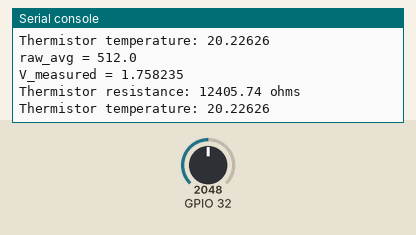
A program run on a simulated ESP32 board running MicroPython. Parts: the last lines printed to the serial console. The inputs (shaded band) are chosen by the test bench; at power-on: GPIO 32 = 2048 (analog values on the 0–4095 scale).

Above: at 3.2 s.
3.3 s: GPIO 32 set to 2866
At 4.6 s:
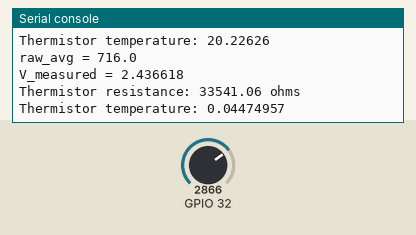
4.8 s: GPIO 32 set to 3603
At 5.6 s:
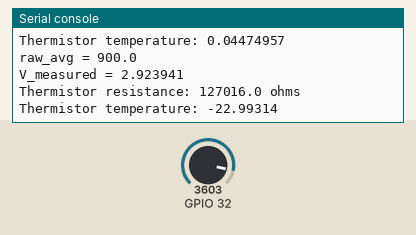
Timing chart, 0 to 7.8 s (numbered marks = the images above; inputs shaded):
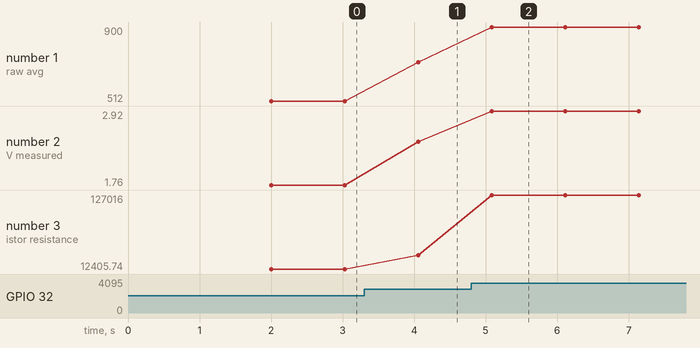

Measured:
- after the input at 3.3 s, the serial console: prints a new line after 0.76 s (image 1)
- after the input at 4.8 s, the serial console: prints a new line after 0.28 s (image 2)
- plotted number 1: 512 → 716 after the input at 3.3 s, 716 → 900 after the input at 4.8 s
- plotted number 2: 1.76 → 2.44 after the input at 3.3 s, 2.44 → 2.92 after the input at 4.8 s
- plotted number 3: 12405.74 → 33541.06 after the input at 3.3 s, 33541.06 → 127016 after the input at 4.8 s

The program:

read_temp.py
```python
from machine import Pin
from machine import ADC
from machine import DAC
from math import log

import machine
import utime

adc_V_lookup = [0.9635295, 0.9635295, 0.9635295, 0.9635295, 0.9635295, 0.9635295, 0.9635295, 0.9635295, 0.9635295, 0.9635295, 0.9635295, 0.9635295, 0.9635295, 0.9635295, 0.9635295, 0.9635295, 0.9635295, 0.9635295, 0.9635295, 0.9635295, 0.9635295, 0.9635295, 0.9635295, 0.9635295, 0.9635295, 0.9635295, 0.9635295, 0.9635295, 0.9635295, 0.9635295, 0.9635295, 0.9635295, 0.9635295, 0.9635295, 0.9635295, 0.9635295, 0.9635295, 0.9635295, 0.9635295, 0.9635295, 0.9635295, 0.9635295, 0.9635295, 0.9635295, 0.9635295, 0.9635295, 0.9635295, 0.9635295, 0.9635295, 0.9635295, 0.9635295, 0.9635295, 0.9635295, 0.9635295, 0.9635295, 0.9635295, 0.9635295, 0.9635295, 0.9635295, 0.9635295, 0.9635295, 0.9635295, 0.9635295, 0.9635295, 0.9635295, 0.9635295, 0.9635295, 0.9635295, 0.9635295, 0.9635295, 0.9635295, 0.9635295, 0.9635295, 0.9635295, 0.9635295, 0.9635295, 0.9635295, 0.9635295, 0.9635295, 0.9635295, 0.9635295, 0.9635295, 0.9635295, 0.9635295, 0.9635295, 0.9635295, 0.9635295, 0.9635295, 0.9635295, 0.9635295, 0.9635295, 0.9635295, 0.9635295, 0.9635295, 0.9635295, 0.9635295, 0.9635295, 0.9635295, 0.9635295, 0.9635295, 0.9635295, 0.9635295, 0.9635295, 0.9635295, 0.9635295, 0.9635295, 0.9635295, 0.9635295, 0.9635295, 0.9635295, 0.9635295, 0.9635295, 0.9635295, 0.9635295, 0.9635295, 0.9635295, 0.9635295, 0.9635295, 0.9635295, 0.9635295, 0.9635295, 0.9635295, 0.9635295, 0.9635295, 0.9635295, 0.9635295, 0.9635295, 0.9635295, 0.9635295, 0.9635295, 0.9635295, 0.9635295, 0.9635295, 0.9635295, 0.9635295, 0.9635295, 0.9635295, 0.9635295, 0.9635295, 0.9635295, 0.9635295, 0.9635295, 0.9635295, 0.9635295, 0.9635295, 0.9635295, 0.9635295, 0.9635295, 0.9635295, 0.9635295, 0.9635295, 0.9635295, 0.9635295, 0.9635295, 0.9635295, 0.9635295, 0.9635295, 0.9635295, 0.9635295, 0.9635295, 0.9635295, 0.9635295, 0.9635295, 0.9635295, 0.9635295, 0.9635295, 0.9635295, 0.9635295, 0.9635295, 0.9635295, 0.9635295, 0.9635295, 0.9635295, 0.9635295, 0.9635295, 0.9635295, 0.9635295, 0.9635295, 0.9635295, 0.9635295, 0.9635295, 0.9635295, 0.9635295, 0.9635295, 0.9635295, 0.9635295, 0.9635295, 0.9635295, 0.9635295, 0.9635295, 0.9635295, 0.9635295, 0.9635295, 0.9635295, 0.9635295, 0.9635295, 0.9635295, 0.9635295, 0.9635295, 0.9635295, 0.9635295, 0.9635295, 0.9635295, 0.9635295, 0.9635295, 0.9635295, 0.9635295, 0.9635295, 0.9635295, 0.9635295, 0.9635295, 0.9635295, 0.9635295, 0.9635295, 0.9635295, 0.9635295, 0.9635295, 0.9635295, 0.9635295, 0.9635295, 0.9635295, 0.9635295, 0.9635295, 0.9635295, 0.9635295, 0.9635295, 0.9635295, 0.9635295, 0.9635295, 0.9635295, 0.9635295, 0.9635295, 0.9635295, 0.9635295, 0.9635295, 0.9635295, 0.9635295, 0.9635295, 0.9635295, 0.9635295, 0.9635295, 0.9635295, 0.9635295, 0.9635295, 0.9635295, 0.9635295, 0.9635295, 0.9635295, 0.9635295, 0.9635295, 0.9635295, 0.9635295, 0.9635295, 0.9635295, 0.9635295, 0.9635295, 0.9635295, 0.9635295, 0.9635295, 0.9635295, 0.9635295, 0.9635295, 0.9635295, 0.9635295, 0.9635295, 0.9635295, 0.9635295, 0.9635295, 0.9635295, 0.9635295, 0.9635295, 0.9635295, 0.9635295, 0.9635295, 0.9635295, 0.9635295, 0.9635295, 0.9635295, 0.9635295, 0.9635295, 0.9635295, 0.9635295, 0.9635295, 0.9635295, 0.9635295, 0.9635295, 0.9635295, 0.9635295, 0.9635295, 0.9635295, 0.9635295, 0.9635295, 0.9635295, 0.9882354, 0.9758824, 0.9017648, 0.9202942, 0.8029412, 0.7597059, 0.6917647, 0.8214706, 0.5744118, 0.537353, 0.7535295, 0.4138236, 0.3767647, 0.6732353, 0.2841177, 0.2161765, 0.1791177, 0.5867648, 0.06794118, 0.006176471, 0.5497059, 1.099412, 1.1025, 1.105588, 1.108677, 1.111765, 1.115882, 1.12, 1.124118, 1.128235, 1.132353, 1.136471, 1.139559, 1.142647, 1.145735, 1.148824, 1.151912, 1.155, 1.158088, 1.161177, 1.165294, 1.169412, 1.17353, 1.177647, 1.181765, 1.185882, 1.19, 1.194118, 1.198235, 1.201324, 1.204412, 1.2075, 1.210588, 1.213676, 1.216765, 1.219853, 1.222941, 1.229118, 1.235294, 1.237765, 1.240235, 1.242706, 1.245177, 1.247647, 1.251765, 1.255882, 1.26, 1.262471, 1.264941, 1.267412, 1.269882, 1.272353, 1.275441, 1.278529, 1.281618, 1.284706, 1.288824, 1.292941, 1.297059, 1.301177, 1.305294, 1.309412, 1.311882, 1.314353, 1.316824, 1.319294, 1.321765, 1.327941, 1.334118, 1.338235, 1.342353, 1.346471, 1.348235, 1.35, 1.351765, 1.353529, 1.355294, 1.357059, 1.358824, 1.362941, 1.367059, 1.371176, 1.374265, 1.377353, 1.380441, 1.383529, 1.387647, 1.391765, 1.395882, 1.4, 1.404118, 1.408235, 1.411324, 1.414412, 1.4175, 1.420588, 1.423676, 1.426765, 1.429853, 1.432941, 1.437059, 1.441177, 1.445294, 1.448382, 1.451471, 1.454559, 1.457647, 1.460735, 1.463824, 1.466912, 1.47, 1.472471, 1.474941, 1.477412, 1.479882, 1.482353, 1.488529, 1.494706, 1.497794, 1.500882, 1.503971, 1.507059, 1.510147, 1.513235, 1.516324, 1.519412, 1.52353, 1.527647, 1.531765, 1.534853, 1.537941, 1.541029, 1.544118, 1.547206, 1.550294, 1.553382, 1.556471, 1.560588, 1.564706, 1.568824, 1.570368, 1.571912, 1.573456, 1.575, 1.576544, 1.578088, 1.579632, 1.581177, 1.584265, 1.587353, 1.590441, 1.593529, 1.597647, 1.601765, 1.605882, 1.61, 1.614118, 1.618235, 1.621324, 1.624412, 1.6275, 1.630588, 1.633677, 1.636765, 1.639853, 1.642941, 1.649118, 1.655294, 1.657353, 1.659412, 1.661471, 1.663529, 1.665588, 1.667647, 1.670735, 1.673824, 1.676912, 1.68, 1.686177, 1.692353, 1.694412, 1.696471, 1.698529, 1.700588, 1.702647, 1.704706, 1.710882, 1.717059, 1.721177, 1.725294, 1.729412, 1.7325, 1.735588, 1.738677, 1.741765, 1.744853, 1.747941, 1.751029, 1.754118, 1.758235, 1.762353, 1.766471, 1.769559, 1.772647, 1.775735, 1.778824, 1.780882, 1.782941, 1.785, 1.787059, 1.789118, 1.791177, 1.80353, 1.805588, 1.807647, 1.809706, 1.811765, 1.813824, 1.815882, 1.822059, 1.828235, 1.830706, 1.833177, 1.835647, 1.838118, 1.840588, 1.844706, 1.848824, 1.852941, 1.85603, 1.859118, 1.862206, 1.865294, 1.869412, 1.87353, 1.877647, 1.881765, 1.885882, 1.89, 1.892059, 1.894118, 1.896177, 1.898235, 1.900294, 1.902353, 1.908529, 1.914706, 1.916765, 1.918823, 1.920882, 1.922941, 1.925, 1.927059, 1.939412, 1.9425, 1.945588, 1.948677, 1.951765, 1.955882, 1.96, 1.964118, 1.968235, 1.972353, 1.976471, 1.980588, 1.984706, 1.988824, 1.992941, 1.997059, 2.001177, 2.003235, 2.005294, 2.007353, 2.009412, 2.011471, 2.01353, 2.017647, 2.021765, 2.025882, 2.03, 2.034118, 2.038235, 2.042353, 2.046471, 2.050588, 2.052647, 2.054706, 2.056765, 2.058824, 2.060882, 2.062941, 2.067059, 2.071177, 2.075294, 2.079412, 2.083529, 2.087647, 2.090735, 2.093824, 2.096912, 2.1, 2.103088, 2.106177, 2.109265, 2.112353, 2.116471, 2.120588, 2.124706, 2.128824, 2.132941, 2.137059, 2.141176, 2.145294, 2.149412, 2.153529, 2.157647, 2.161765, 2.164235, 2.166706, 2.169177, 2.171647, 2.174118, 2.177206, 2.180294, 2.183383, 2.186471, 2.190588, 2.194706, 2.198824, 2.201294, 2.203765, 2.206235, 2.208706, 2.211177, 2.215294, 2.219412, 2.22353, 2.226, 2.228471, 2.230941, 2.233412, 2.235883, 2.238971, 2.242059, 2.245147, 2.248235, 2.251324, 2.254412, 2.2575, 2.260588, 2.263677, 2.266765, 2.269853, 2.272941, 2.277059, 2.281177, 2.285294, 2.289412, 2.29353, 2.297647, 2.300118, 2.302588, 2.305059, 2.307529, 2.31, 2.313088, 2.316177, 2.319265, 2.322353, 2.326471, 2.330588, 2.334706, 2.337177, 2.339647, 2.342118, 2.344588, 2.347059, 2.353235, 2.359412, 2.361882, 2.364353, 2.366824, 2.369294, 2.371765, 2.374235, 2.376706, 2.379177, 2.381647, 2.384118, 2.388235, 2.392353, 2.396471, 2.400588, 2.404706, 2.408823, 2.411912, 2.415, 2.418088, 2.421176, 2.424265, 2.427353, 2.430441, 2.433529, 2.436618, 2.439706, 2.442794, 2.445882, 2.45, 2.454118, 2.458235, 2.460706, 2.463176, 2.465647, 2.468118, 2.470588, 2.473059, 2.475529, 2.478, 2.480471, 2.482941, 2.486029, 2.489118, 2.492206, 2.495294, 2.499412, 2.50353, 2.507647, 2.510735, 2.513824, 2.516912, 2.52, 2.523088, 2.526176, 2.529265, 2.532353, 2.535441, 2.538529, 2.541618, 2.544706, 2.547794, 2.550882, 2.553971, 2.557059, 2.561177, 2.565294, 2.569412, 2.571882, 2.574353, 2.576824, 2.579294, 2.581765, 2.585882, 2.59, 2.594118, 2.596177, 2.598235, 2.600294, 2.602353, 2.604412, 2.606471, 2.609559, 2.612647, 2.615735, 2.618824, 2.621294, 2.623765, 2.626235, 2.628706, 2.631176, 2.633647, 2.636118, 2.638588, 2.641059, 2.643529, 2.647647, 2.651765, 2.655882, 2.657941, 2.66, 2.662059, 2.664118, 2.666177, 2.668235, 2.671324, 2.674412, 2.6775, 2.680588, 2.683676, 2.686765, 2.689853, 2.692941, 2.696029, 2.699118, 2.702206, 2.705294, 2.709412, 2.71353, 2.717647, 2.71902, 2.720392, 2.721765, 2.723137, 2.72451, 2.725883, 2.727255, 2.728627, 2.73, 2.734118, 2.738235, 2.742353, 2.745441, 2.748529, 2.751618, 2.754706, 2.757176, 2.759647, 2.762118, 2.764588, 2.767059, 2.770147, 2.773235, 2.776324, 2.779412, 2.7825, 2.785588, 2.788677, 2.791765, 2.79353, 2.795294, 2.797059, 2.798824, 2.800588, 2.802353, 2.804118, 2.810294, 2.816471, 2.818235, 2.82, 2.821765, 2.823529, 2.825294, 2.827059, 2.828824, 2.830588, 2.832353, 2.834118, 2.835882, 2.837647, 2.839412, 2.841177, 2.843647, 2.846118, 2.848588, 2.851059, 2.853529, 2.856, 2.858471, 2.860941, 2.863412, 2.865882, 2.868353, 2.870824, 2.873294, 2.875765, 2.878235, 2.87978, 2.881324, 2.882868, 2.884412, 2.885956, 2.8875, 2.889044, 2.890588, 2.893059, 2.89553, 2.898, 2.900471, 2.902941, 2.907059, 2.911177, 2.915294, 2.91653, 2.917765, 2.919, 2.920235, 2.921471, 2.922706, 2.923941, 2.925177, 2.926412, 2.927647, 2.931765, 2.935883, 2.94, 2.942059, 2.944118, 2.946177, 2.948236, 2.950294, 2.952353, 2.953588, 2.954823, 2.956059, 2.957294, 2.958529, 2.959765, 2.961, 2.962235, 2.963471, 2.964706, 2.967794, 2.970882, 2.973971, 2.977059, 2.979529, 2.982, 2.984471, 2.986941, 2.989412, 2.990956, 2.9925, 2.994044, 2.995588, 2.997132, 2.998676, 3.000221, 3.001765, 3.003824, 3.005883, 3.007941, 3.01, 3.012059, 3.014118, 3.017206, 3.020294, 3.023382, 3.026471, 3.027843, 3.029216, 3.030588, 3.031961, 3.033334, 3.034706, 3.036078, 3.037451, 3.038824, 3.040196, 3.041569, 3.042941, 3.044314, 3.045686, 3.047059, 3.048431, 3.049804, 3.051177, 3.053647, 3.056118, 3.058589, 3.061059, 3.063529, 3.065074, 3.066618, 3.068162, 3.069706, 3.07125, 3.072794, 3.074338, 3.075882, 3.077647, 3.079412, 3.081177, 3.082941, 3.084706, 3.086471, 3.088235, 3.090294, 3.092353, 3.094412, 3.096471, 3.098529, 3.100588, 3.102647, 3.104706, 3.106765, 3.108824, 3.110882, 3.112941, 3.114706, 3.116471, 3.118235, 3.12, 3.121765, 3.12353, 3.125294, 3.129412, 3.13353, 3.137647, 3.138676, 3.139706, 3.140735, 3.141765, 3.142794, 3.143824, 3.144853, 3.145883, 3.146912, 3.147941, 3.148971, 3.15, 3.15, 3.15]

NOM_RES = 10000
SER_RES = 9820
TEMP_NOM = 25
NUM_SAMPLES = 25
THERM_B_COEFF = 3950
ADC_MAX = 1023
ADC_Vmax = 3.15

def init_temp_sensor(TENP_SENS_ADC_PIN_NO = 32):
    adc = ADC(Pin(TENP_SENS_ADC_PIN_NO))
    adc.atten(ADC.ATTN_11DB)
    adc.width(ADC.WIDTH_10BIT)
    return adc

def read_temp(temp_sens):
    raw_read = []
    # Collect NUM_SAMPLES
    for i in range(1, NUM_SAMPLES+1):
        raw_read.append(temp_sens.read())

    # Average of the NUM_SAMPLES and look it up in the table
    raw_average = sum(raw_read)/NUM_SAMPLES
    print('raw_avg = ' + str(raw_average))
    print('V_measured = ' + str(adc_V_lookup[round(raw_average)]))

    # Convert to resistance
    raw_average = ADC_MAX * adc_V_lookup[round(raw_average)]/ADC_Vmax
    resistance = (SER_RES * raw_average) / (ADC_MAX - raw_average)
    print('Thermistor resistance: {} ohms'.format(resistance))

    # Convert to temperature
    steinhart  = log(resistance / NOM_RES) / THERM_B_COEFF
    steinhart += 1.0 / (TEMP_NOM + 273.15)
    steinhart  = (1.0 / steinhart) - 273.15
    return steinhart

print("I'm alive!\n")
utime.sleep_ms(2000)

temp_sens = init_temp_sensor()

sample_last_ms = 0
SAMPLE_INTERVAL = 1000

while (True):
    if utime.ticks_diff(utime.ticks_ms(), sample_last_ms) >= SAMPLE_INTERVAL:
        temp = read_temp(temp_sens)
        print('Thermistor temperature: ' + str(temp))
        sample_last_ms = utime.ticks_ms()
```
